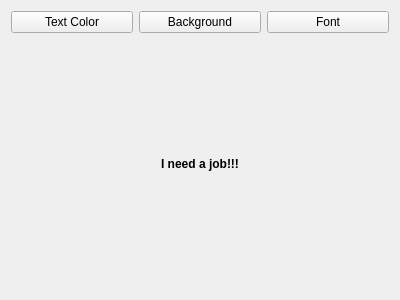
<?xml version="1.0" encoding="UTF-8"?>
<ui version="4.0">
 <class>Widget</class>
 <widget class="QWidget" name="Widget">
  <property name="geometry">
   <rect>
    <x>0</x>
    <y>0</y>
    <width>400</width>
    <height>300</height>
   </rect>
  </property>
  <property name="windowTitle">
   <string>Widget</string>
  </property>
  <layout class="QVBoxLayout" name="verticalLayout">
   <item>
    <layout class="QHBoxLayout" name="horizontalLayout">
     <item>
      <widget class="QPushButton" name="textColorButton">
       <property name="text">
        <string>Text Color</string>
       </property>
      </widget>
     </item>
     <item>
      <widget class="QPushButton" name="backgroundButton">
       <property name="text">
        <string>Background</string>
       </property>
      </widget>
     </item>
     <item>
      <widget class="QPushButton" name="fontButton">
       <property name="text">
        <string>Font</string>
       </property>
      </widget>
     </item>
    </layout>
   </item>
   <item>
    <widget class="QLabel" name="label">
     <property name="sizePolicy">
      <sizepolicy hsizetype="Expanding" vsizetype="Expanding">
       <horstretch>0</horstretch>
       <verstretch>0</verstretch>
      </sizepolicy>
     </property>
     <property name="font">
      <font>
       <weight>75</weight>
       <bold>true</bold>
      </font>
     </property>
     <property name="text">
      <string>I need a job!!!</string>
     </property>
     <property name="alignment">
      <set>Qt::AlignCenter</set>
     </property>
    </widget>
   </item>
  </layout>
 </widget>
 <layoutdefault spacing="6" margin="11"/>
 <resources/>
 <connections/>
</ui>
